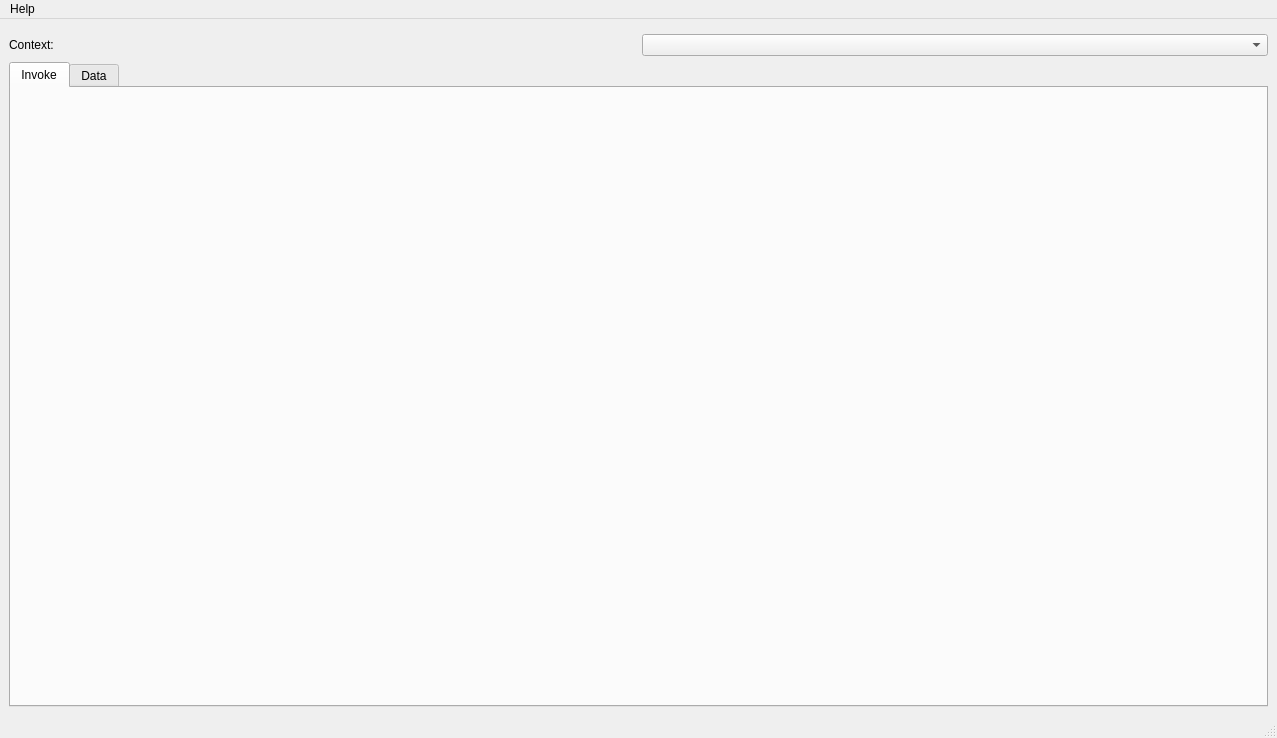
<?xml version="1.0" encoding="UTF-8"?>
<ui version="4.0">
 <class>window_main</class>
 <widget class="QMainWindow" name="window_main">
  <property name="geometry">
   <rect>
    <x>0</x>
    <y>0</y>
    <width>1277</width>
    <height>738</height>
   </rect>
  </property>
  <property name="windowTitle">
   <string>Invoker</string>
  </property>
  <widget class="QWidget" name="centralwidget">
   <layout class="QGridLayout" name="gridLayout">
    <item row="0" column="0">
     <layout class="QVBoxLayout" name="vertical_layout_main" stretch="0,0,0">
      <item>
       <widget class="QFrame" name="frame">
        <property name="frameShape">
         <enum>QFrame::StyledPanel</enum>
        </property>
        <property name="frameShadow">
         <enum>QFrame::Raised</enum>
        </property>
       </widget>
      </item>
      <item>
       <layout class="QHBoxLayout" name="horizontal_layout_main">
        <item>
         <widget class="QLabel" name="label_context">
          <property name="text">
           <string>Context:</string>
          </property>
         </widget>
        </item>
        <item>
         <widget class="QComboBox" name="combobox_contexts"/>
        </item>
       </layout>
      </item>
      <item>
       <widget class="QTabWidget" name="tab_widget_main">
        <property name="sizePolicy">
         <sizepolicy hsizetype="Expanding" vsizetype="Expanding">
          <horstretch>1</horstretch>
          <verstretch>1</verstretch>
         </sizepolicy>
        </property>
        <property name="currentIndex">
         <number>0</number>
        </property>
        <widget class="QWidget" name="tab_invoke">
         <property name="sizePolicy">
          <sizepolicy hsizetype="Preferred" vsizetype="Preferred">
           <horstretch>0</horstretch>
           <verstretch>0</verstretch>
          </sizepolicy>
         </property>
         <attribute name="title">
          <string>Invoke</string>
         </attribute>
        </widget>
        <widget class="QWidget" name="tab_data">
         <property name="sizePolicy">
          <sizepolicy hsizetype="Expanding" vsizetype="Expanding">
           <horstretch>0</horstretch>
           <verstretch>0</verstretch>
          </sizepolicy>
         </property>
         <attribute name="title">
          <string>Data</string>
         </attribute>
        </widget>
       </widget>
      </item>
     </layout>
    </item>
   </layout>
  </widget>
  <widget class="QMenuBar" name="menubar_main">
   <property name="geometry">
    <rect>
     <x>0</x>
     <y>0</y>
     <width>1277</width>
     <height>22</height>
    </rect>
   </property>
   <widget class="QMenu" name="menu_help">
    <property name="title">
     <string>Help</string>
    </property>
    <addaction name="action_about"/>
   </widget>
   <addaction name="menu_help"/>
  </widget>
  <widget class="QStatusBar" name="statusbar"/>
  <action name="action_about">
   <property name="text">
    <string>About</string>
   </property>
  </action>
 </widget>
 <resources/>
 <connections/>
</ui>
